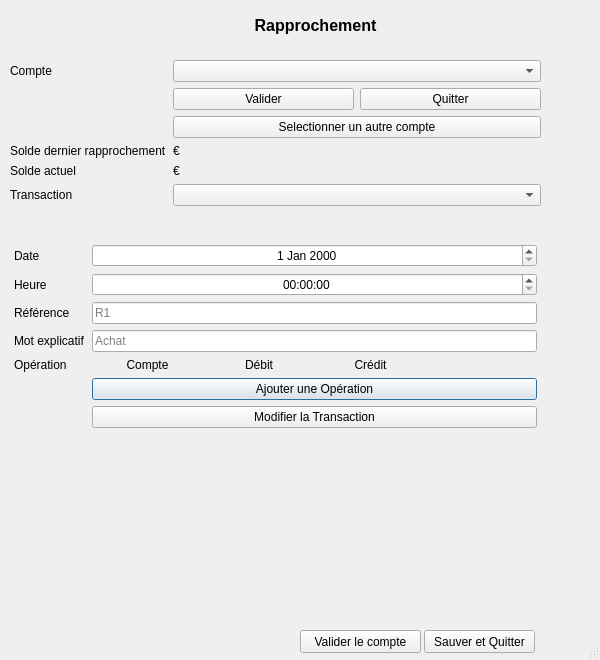
<?xml version="1.0" encoding="UTF-8"?>
<ui version="4.0">
 <class>rapprochement</class>
 <widget class="QDialog" name="rapprochement">
  <property name="geometry">
   <rect>
    <x>0</x>
    <y>0</y>
    <width>600</width>
    <height>660</height>
   </rect>
  </property>
  <property name="maximumSize">
   <size>
    <width>600</width>
    <height>660</height>
   </size>
  </property>
  <property name="windowTitle">
   <string>Rapprochement</string>
  </property>
  <property name="windowIcon">
   <iconset>
    <normaloff>../ressources/logo.png</normaloff>../ressources/logo.png</iconset>
  </property>
  <property name="sizeGripEnabled">
   <bool>true</bool>
  </property>
  <property name="modal">
   <bool>true</bool>
  </property>
  <widget class="QLabel" name="titre">
   <property name="geometry">
    <rect>
     <x>50</x>
     <y>10</y>
     <width>531</width>
     <height>31</height>
    </rect>
   </property>
   <property name="font">
    <font>
     <pointsize>12</pointsize>
     <weight>75</weight>
     <bold>true</bold>
    </font>
   </property>
   <property name="text">
    <string>Rapprochement</string>
   </property>
   <property name="alignment">
    <set>Qt::AlignCenter</set>
   </property>
  </widget>
  <widget class="QWidget" name="formLayoutWidget">
   <property name="geometry">
    <rect>
     <x>10</x>
     <y>240</y>
     <width>531</width>
     <height>381</height>
    </rect>
   </property>
   <layout class="QFormLayout" name="formulaireLayout">
    <property name="horizontalSpacing">
     <number>7</number>
    </property>
    <property name="leftMargin">
     <number>4</number>
    </property>
    <property name="topMargin">
     <number>4</number>
    </property>
    <property name="rightMargin">
     <number>4</number>
    </property>
    <property name="bottomMargin">
     <number>4</number>
    </property>
    <item row="1" column="0">
     <widget class="QLabel" name="dateLabel">
      <property name="text">
       <string>Date</string>
      </property>
     </widget>
    </item>
    <item row="1" column="1">
     <widget class="QDateEdit" name="dateDateEdit">
      <property name="alignment">
       <set>Qt::AlignCenter</set>
      </property>
     </widget>
    </item>
    <item row="2" column="0">
     <widget class="QLabel" name="heureLabel">
      <property name="text">
       <string>Heure</string>
      </property>
     </widget>
    </item>
    <item row="2" column="1">
     <widget class="QTimeEdit" name="heureTimeEdit">
      <property name="alignment">
       <set>Qt::AlignCenter</set>
      </property>
      <property name="currentSection">
       <enum>QDateTimeEdit::HourSection</enum>
      </property>
      <property name="timeSpec">
       <enum>Qt::LocalTime</enum>
      </property>
     </widget>
    </item>
    <item row="3" column="0">
     <widget class="QLabel" name="referenceLabel">
      <property name="text">
       <string>Référence</string>
      </property>
     </widget>
    </item>
    <item row="3" column="1">
     <widget class="QLineEdit" name="referenceLineEdit">
      <property name="placeholderText">
       <string>R1</string>
      </property>
     </widget>
    </item>
    <item row="4" column="0">
     <widget class="QLabel" name="memoLabel">
      <property name="text">
       <string>Mot explicatif</string>
      </property>
     </widget>
    </item>
    <item row="4" column="1">
     <widget class="QLineEdit" name="memoLineEdit">
      <property name="placeholderText">
       <string>Achat</string>
      </property>
     </widget>
    </item>
    <item row="5" column="0">
     <widget class="QLabel" name="operationLabel">
      <property name="text">
       <string>Opération</string>
      </property>
     </widget>
    </item>
    <item row="5" column="1">
     <layout class="QGridLayout" name="grilleOperationLayout">
      <item row="0" column="3">
       <widget class="QLabel" name="labelTitreVide">
        <property name="text">
         <string/>
        </property>
       </widget>
      </item>
      <item row="0" column="0">
       <widget class="QLabel" name="labelTitreCompte">
        <property name="text">
         <string>Compte</string>
        </property>
        <property name="alignment">
         <set>Qt::AlignCenter</set>
        </property>
       </widget>
      </item>
      <item row="0" column="2">
       <widget class="QLabel" name="labelTitreDebit">
        <property name="text">
         <string>Crédit</string>
        </property>
        <property name="alignment">
         <set>Qt::AlignCenter</set>
        </property>
       </widget>
      </item>
      <item row="0" column="1">
       <widget class="QLabel" name="labelTitreCredit">
        <property name="text">
         <string>Débit</string>
        </property>
        <property name="alignment">
         <set>Qt::AlignCenter</set>
        </property>
       </widget>
      </item>
     </layout>
    </item>
    <item row="6" column="1">
     <widget class="QPushButton" name="ajouterOperationPushButton">
      <property name="text">
       <string>Ajouter une Opération</string>
      </property>
     </widget>
    </item>
    <item row="7" column="1">
     <widget class="QPushButton" name="ModifierPushButton">
      <property name="text">
       <string>Modifier la Transaction</string>
      </property>
     </widget>
    </item>
   </layout>
  </widget>
  <widget class="QWidget" name="formLayoutWidget_2">
   <property name="geometry">
    <rect>
     <x>10</x>
     <y>60</y>
     <width>531</width>
     <height>173</height>
    </rect>
   </property>
   <layout class="QFormLayout" name="formulaireCompteLayout">
    <item row="0" column="0">
     <widget class="QLabel" name="labelCompte">
      <property name="text">
       <string>Compte</string>
      </property>
     </widget>
    </item>
    <item row="1" column="1">
     <layout class="QHBoxLayout" name="horizontalLayout">
      <item>
       <widget class="QPushButton" name="ValiderButton">
        <property name="text">
         <string>Valider</string>
        </property>
       </widget>
      </item>
      <item>
       <widget class="QPushButton" name="QuitterButton1">
        <property name="text">
         <string>Quitter</string>
        </property>
       </widget>
      </item>
     </layout>
    </item>
    <item row="3" column="0">
     <widget class="QLabel" name="labelSoldeRapprochement">
      <property name="text">
       <string>Solde dernier rapprochement</string>
      </property>
     </widget>
    </item>
    <item row="3" column="1">
     <widget class="QLabel" name="labelSoldeRapprochementValeur">
      <property name="text">
       <string>€</string>
      </property>
     </widget>
    </item>
    <item row="4" column="0">
     <widget class="QLabel" name="labelSoldeActuel">
      <property name="text">
       <string>Solde actuel</string>
      </property>
     </widget>
    </item>
    <item row="4" column="1">
     <widget class="QLabel" name="labelSoldeActuelValeur">
      <property name="text">
       <string>€</string>
      </property>
     </widget>
    </item>
    <item row="5" column="0">
     <widget class="QLabel" name="labelTransaction">
      <property name="text">
       <string>Transaction</string>
      </property>
     </widget>
    </item>
    <item row="5" column="1">
     <widget class="QComboBox" name="listeTransaction"/>
    </item>
    <item row="0" column="1">
     <layout class="QHBoxLayout" name="horizontalLayout_2">
      <item>
       <widget class="QComboBox" name="listeCompte"/>
      </item>
     </layout>
    </item>
    <item row="2" column="1">
     <widget class="QPushButton" name="ChangementPushButton">
      <property name="text">
       <string>Selectionner un autre compte</string>
      </property>
     </widget>
    </item>
   </layout>
  </widget>
  <widget class="QPushButton" name="TerminerPushButton">
   <property name="geometry">
    <rect>
     <x>424</x>
     <y>630</y>
     <width>111</width>
     <height>23</height>
    </rect>
   </property>
   <property name="text">
    <string>Sauver et Quitter</string>
   </property>
  </widget>
  <widget class="QPushButton" name="ValiderPushButton">
   <property name="geometry">
    <rect>
     <x>300</x>
     <y>630</y>
     <width>121</width>
     <height>23</height>
    </rect>
   </property>
   <property name="text">
    <string>Valider le compte</string>
   </property>
  </widget>
 </widget>
 <resources/>
 <connections/>
</ui>
